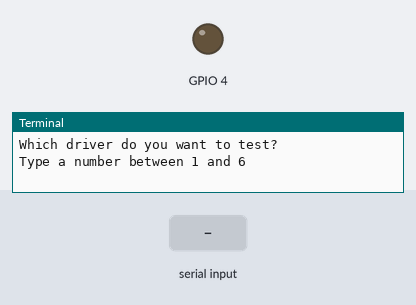
Recording of a program running on a simulated Raspberry Pi (BCM pin numbers). Parts: output pins drawn as LEDs (lit = HIGH), the last lines printed to the terminal. Dashed ring = blinking. Inputs (shaded band) come from the test bench. At 10.8 s the program stops and its outputs stay as they are.

Above: at 1.2 s.
1.3 s: "5" typed at the terminal, then Enter
2.8 s: "90" typed at the terminal, then Enter
At 3.0 s:
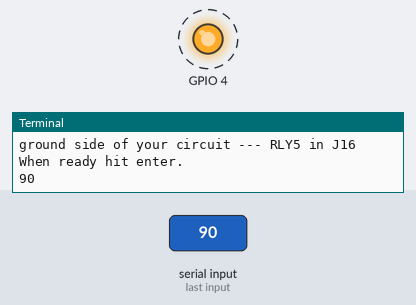
Timing chart, 0 to 11.9 s (numbered marks = the images above; inputs shaded):
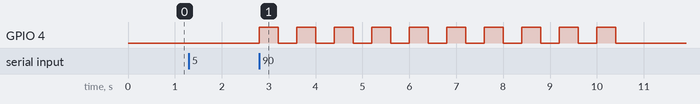

The program:

ocol-rg.py
```python
#!/usr/bin/env python2.7
# Python 2.7 version by Alex Eames of http://RasPi.TV
# functionally equivalent to the Gertboard ocol test by Gert Jan van Loo & Myra VanInwegen
# Use at your own risk - I'm pretty sure the code is harmless, but check it yourself.

import RPi.GPIO as GPIO
from time import sleep

def which_channel():
    print "Which driver do you want to test?"
    channel = raw_input("Type a number between 1 and 6\n")              # User inputs channel number
    while not channel.isdigit():                                        # Check valid user input
        channel = raw_input("Try again - just numbers 1-6 please!\n")   # Make them do it again if wrong
    return channel

channel = 0                                         # set channel to 0 initially so it will ask for user input
while not 0 < channel < 7:                          # continue asking until answer between 1 & 6 given
    channel = int(which_channel())                  # once proper answer given, carry on

print "These are the connections for the open collector test:"      # Print On-screen Instructions
print "GP4 in J2 --- RLY%d in J4" % channel
print "+ of external power source --- RPWR in J6"
print "ground of external power source --- GND (any)"
print "ground side of your circuit --- RLY%d in J%d" % (channel, channel+11)
raw_input("When ready hit enter.\n")

GPIO.setmode(GPIO.BCM)                              # initialise RPi.GPIO
GPIO.setup(4, GPIO.OUT)                             # set up port 4 for output

try:
    for i in range(10):                             # do this 10 times
        GPIO.output(4, 1)                           # switch port 4 on
        sleep(0.4)                                  # wait 0.4 seconds
        GPIO.output(4, 0)                           # switch port 4 off
        sleep(0.4)

except KeyboardInterrupt:                  # trap a CTRL+C keyboard interrupt
    GPIO.cleanup()                         # resets all GPIO ports

GPIO.cleanup()                             # on finishing,reset all GPIO ports used by this program
```

Measured:
- after the input at 2.8 s, GPIO 4: alternates HIGH for 0.40 s and LOW for 0.40 s, 20 changes in all, then stays LOW, starting at once
